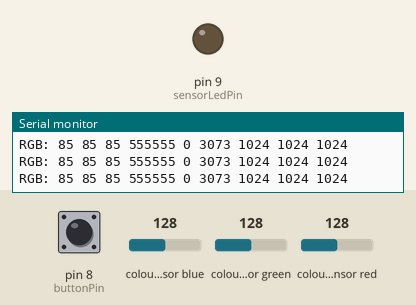
Recording of a sketch running on a simulated Arduino Uno, built with avr-gcc and run on an emulated ATmega328P. Parts: output pins drawn as LEDs (lit = HIGH), the last lines printed to the serial monitor. The test bench sets the inputs (shaded band); at power-on: pin 8 (buttonPin) LOW, colour sensor blue 128, colour sensor green 128, colour sensor red 128.

Above: at 1.2 s.
1.3 s: pin 8 (buttonPin) pulled HIGH for 0.15 s
At 1.7 s:
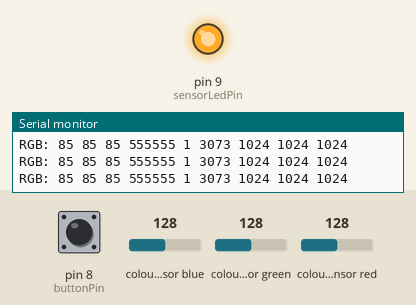
9.7 s: pin 8 (buttonPin) pulled HIGH for 1 s
At 10.9 s:
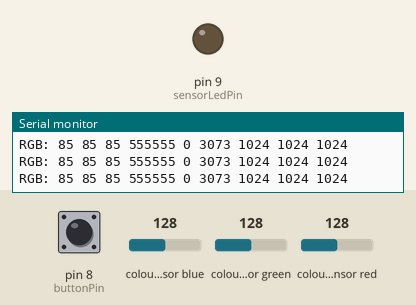
13.7 s: pin 8 (buttonPin) pulled HIGH for 3.2 s
At 14.2 s:
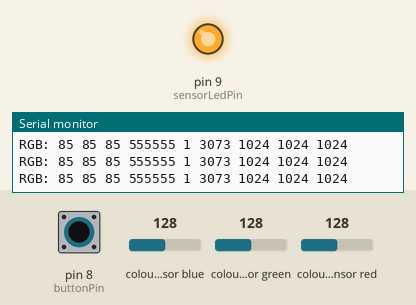
Timing chart, 0 to 16.7 s (numbered marks = the images above; inputs shaded):
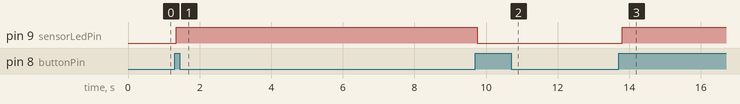

The sketch:

colorviewMega32_ino.ino
```cpp
/**********************************************************************
 * Modified Color View from Adafruit example
 * to run on ATMega32 chip with a push button to control the sensor led.
 * Sends serial messages that are compatible with WPF Color Sensor app
 * Uses PB0 (pin 1) for for pushbutton input
 * Uses PB1 (pin 2) for led control output
 * SDA and SCL pins 22 and 23 connect to sensor
 * RX and TX pins 14 and 15 connect to USB to TTL serial cable TX and RX
 *********************************************************************/
#include <Wire.h>
#include "Adafruit_TCS34725.h"

// pin to listen for button press
#define buttonPin PB0

// pin to control the sensor led
// when sensor led is tied to ground, the light will be off
#define sensorLedPin PB1

// a variable to track button presses
boolean buttonWasPressed = false;

// create an instance of the TCS34725 library to handle getting data from the sensor
Adafruit_TCS34725 tcs = Adafruit_TCS34725(TCS34725_INTEGRATIONTIME_50MS, TCS34725_GAIN_4X);

void setup() {
  Serial.begin(9600);
  Serial.println("Initializing Sensor...");

  if (tcs.begin())
  {
    Serial.println("Sensor Found.");
  }
  else
  {
    Serial.println("ERROR: TCS34725 Sensor NOT Found ... check your connections");
    while (1); // stop here, there is problem.
  }

  // button pin as input in data direction register
  DDRB &= ~(1 << buttonPin);

  // sensor led pin as output in data direction register
  DDRB |= (1 << sensorLedPin);
}

void loop()
{
  CheckButton();

  uint16_t clear, red, green, blue;

  tcs.setInterrupt(false);

  delay(60);  // takes 60ms to read

  tcs.getRawData(&red, &green, &blue, &clear);

  tcs.setInterrupt(true);

  // scale rgb values
  uint32_t sum = clear;
  float r, g, b;
  r = red;   r /= sum; r *= 256;
  g = green; g /= sum; g *= 256;
  b = blue;  b /= sum; b *= 256;

  Serial.println();

  // Print Scaled RGB values
  Serial.print("RGB: ");
  Serial.print((int)r ); Serial.print(" ");
  Serial.print((int)g);  Serial.print(" ");
  Serial.print((int)b ); Serial.print(" ");
  PrintHEX((int)r);  PrintHEX((int)g); PrintHEX((int)b);
  Serial.print(" ");
  Serial.print((PORTB & (1 << sensorLedPin)) ? 1 : 0);
  Serial.print(" ");
  Serial.print(clear); Serial.print(" ");
  Serial.print(red); Serial.print(" ");
  Serial.print(green); Serial.print(" ");
  Serial.print(blue); Serial.print(" ");
}

// Toggle the led on or off if the button was pressed.
void CheckButton()
{
  if(PINB & (1 << buttonPin))
  {
    // if this is a change from the last check
    // the button is pressed now, but wasn't before
    if(!buttonWasPressed)
    {
      // update the button pressed state
      buttonWasPressed = true;

      // toggle the led pin because the button was pressed and it was not previously being pressed
      PORTB ^= (1 << sensorLedPin);
    }
    else
    {
      // The button is pressed but no change has occured
      // maybe the button is still pressed from before so
      // do nothing
    }
  }
  else
  {
    // Don't update the led if button was not pressed again
    // just note that the button is not currently pressed so the
    // next button press will be a state change
    buttonWasPressed = false;
  }
}

// Prints a 2 digit Hex number for the value passed in to the serial port
// if the value exceeds the maximum hex value, FF is printed
// if the value is less than 15 and so does not produce a value in the higher order
// place value, this will put a 0 there
void PrintHEX(int value)
{
  if(value > 255)
  {
    // Cap the value to the maximum - print FF
    Serial.print(255, HEX);
  }
  else if(value < 16)
  {
    // print a leading 0 in the most significant digit to keep the two digit format
    Serial.print(0, HEX);
    Serial.print(value, HEX);
  }
  else
  {
    Serial.print(value, HEX);
  }
}
```

Measured:
- after the input at 1.3 s, pin 9 (sensorLedPin): LOW → HIGH after 0.05 s
- after the input at 9.7 s, pin 9 (sensorLedPin): HIGH → LOW after 0.06 s
- after the input at 13.7 s, pin 9 (sensorLedPin): LOW → HIGH after 0.10 s
